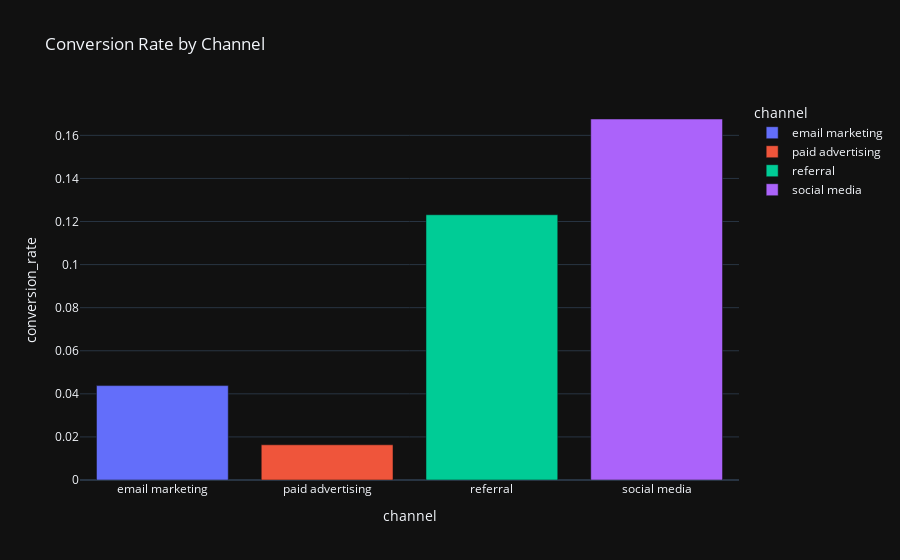

Source (notebook cell):
### Markdown cell above
**OBS:**

* "**paid advertisement**" is the most expensive channel.
* "**email marketing**" is the least expensive channel.

### Code cell
# Plot "conversion_rate" vs "channel"
# Identify which channels are most and least effective at converting customers:
conversion_by_channel = df_clv.groupby('channel')['conversion_rate'].mean().reset_index()

fig = px.bar(conversion_by_channel, x='channel', 
             y='conversion_rate', 
             title='Conversion Rate by Channel',
             color='channel')
fig.show()

### Figure 1 — Plotly figure (JSON) as saved in the notebook; plotly's stock layout.template omitted (floating-point values rounded to 4 significant figures)
{"data": [{"alignmentgroup": "True", "hovertemplate": "channel=%{x}<br>conversion_rate=%{y}<extra></extra>", "legendgroup": "email marketing", "marker": {"color": "#636efa", "pattern": {"shape": ""}}, "name": "email marketing", "offsetgroup": "email marketing", "orientation": "v", "showlegend": true, "textposition": "auto", "type": "bar", "x": ["email marketing"], "xaxis": "x", "y": [0.04382], "yaxis": "y"}, {"alignmentgroup": "True", "hovertemplate": "channel=%{x}<br>conversion_rate=%{y}<extra></extra>", "legendgroup": "paid advertising", "marker": {"color": "#EF553B", "pattern": {"shape": ""}}, "name": "paid advertising", "offsetgroup": "paid advertising", "orientation": "v", "showlegend": true, "textposition": "auto", "type": "bar", "x": ["paid advertising"], "xaxis": "x", "y": [0.01634], "yaxis": "y"}, {"alignmentgroup": "True", "hovertemplate": "channel=%{x}<br>conversion_rate=%{y}<extra></extra>", "legendgroup": "referral", "marker": {"color": "#00cc96", "pattern": {"shape": ""}}, "name": "referral", "offsetgroup": "referral", "orientation": "v", "showlegend": true, "textposition": "auto", "type": "bar", "x": ["referral"], "xaxis": "x", "y": [0.1231], "yaxis": "y"}, {"alignmentgroup": "True", "hovertemplate": "channel=%{x}<br>conversion_rate=%{y}<extra></extra>", "legendgroup": "social media", "marker": {"color": "#ab63fa", "pattern": {"shape": ""}}, "name": "social media", "offsetgroup": "social media", "orientation": "v", "showlegend": true, "textposition": "auto", "type": "bar", "x": ["social media"], "xaxis": "x", "y": [0.1676], "yaxis": "y"}], "layout": {"barmode": "relative", "legend": {"title": {"text": "channel"}, "tracegroupgap": 0}, "title": {"text": "Conversion Rate by Channel"}, "xaxis": {"anchor": "y", "categoryarray": ["email marketing", "paid advertising", "referral", "social media"], "categoryorder": "array", "domain": [0, 1], "title": {"text": "channel"}}, "yaxis": {"anchor": "x", "domain": [0, 1], "title": {"text": "conversion_rate"}}}}
